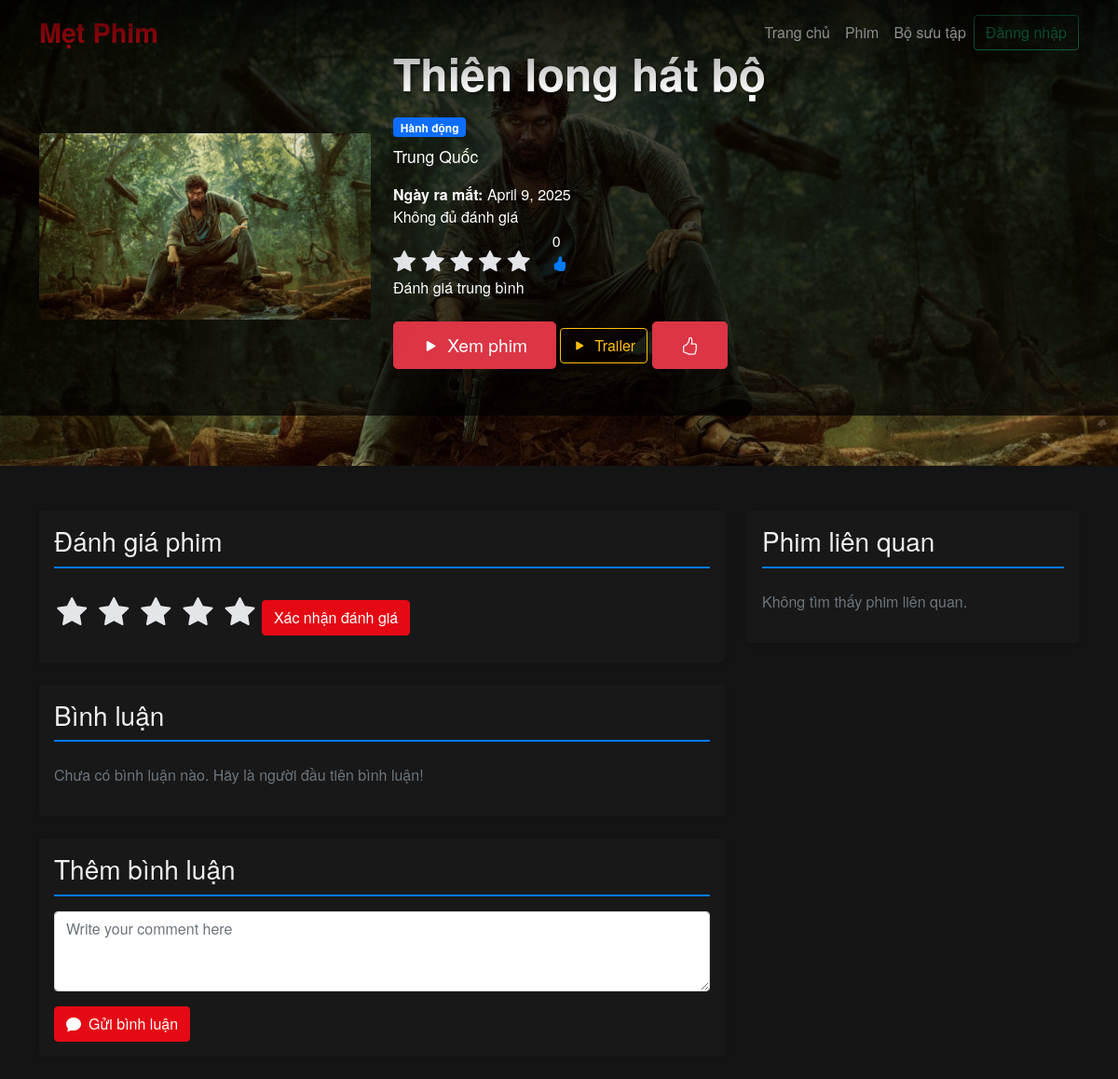
The app's page /movie/2/ with its own data.
### movies/models.py (models this page shows, shortened)
class Movie(models.Model):
    title = models.CharField(max_length=200)
    description = models.TextField()
    release_date = models.DateField()
    genres = models.ManyToManyField(Genre)
    video_link = models.URLField()
    video_file = models.FileField(upload_to='videos/', null=True, blank=True) # them
    thumbnail = models.ImageField(upload_to='movie_thumbnails/')
    views = models.IntegerField(default=0)  # Track the number of views
    created_at = models.DateTimeField(auto_now_add=True)  # Track when the movie was added
    trailer_file = models.FileField(upload_to='trailers/', null=True, blank=True)
    trailer_link = models.URLField(null=True, blank=True)
    def get_like_count(self):
        return self.like_set.count()
    def get_average_rating(self):
        ratings = self.rating_set.all()
        if ratings.exists():
            return sum(rating.value for rating in ratings) / ratings.count()
        return 0
    def get_comments(self):
        return self.comment_set.all()

class Genre(models.Model):
    name = models.CharField(max_length=50, unique=True)

### movies/views.py (the view, shortened to what this page needs)
# urls.py: path('movie/<int:pk>/', MovieDetailView.as_view(), name='movie_detail'),
class MovieDetailView(DetailView):
    model = Movie
    template_name = 'movie_detail.html'
    context_object_name = 'movie'
    def get_context_data(self, **kwargs):
        context = super().get_context_data(**kwargs)
        movie = self.object
        movie.like_count = movie.get_like_count()
        movie.average_rating = movie.get_average_rating()
        movie.comments = movie.get_comments()
        related_movies = self.get_related_movies(movie)
        context['related_movies'] = related_movies
        user = self.request.user
        return context
    def get_related_movies(self, movie):
        genres = movie.genres.all()
        related_movies = Movie.objects.filter(genres__in=genres).exclude(id=movie.id).distinct()[:5]
        for related_movie in related_movies:
            related_movie.like_count = related_movie.get_like_count()
            related_movie.average_rating = related_movie.get_average_rating()
        return related_movies

### templates/movie_detail.html (shortened to what this page needs)
{% extends 'base.html' %}
{% block content %}
<div class="movie-hero" style="background-image: url('{{ movie.thumbnail.url }}');">
    <div class="movie-hero-overlay">
        <div class="container">
            <div class="row align-items-center">
                <div class="col-md-4">
                    {% if movie.thumbnail %}
                    <img src="{{ movie.thumbnail.url }}" alt="{{ movie.title }}" class="img-fluid rounded shadow-lg movie-poster">
                    {% else %}
                    <div class="bg-secondary text-white p-5 rounded text-center">Không có hình ảnh hợp lệ!</div>
                    {% endif %}
                </div>
                <div class="col-md-8">
                    <h1 class="movie-title mb-3">{{ movie.title }} </h1>
                        {% for genre in movie.genres.all %}
                        <span class="badge bg-primary mb-2">{{ genre.name }}</span>
                        {% endfor %}
                    <p class="lead movie-description">{{ movie.description }}</p>
                    <strong>Ngày ra mắt:</strong> {{ movie.release_date }}
                    <div class="d-flex align-items-center mb-4">
                        <div class="movie-stat me-4">
                            {% if movie.average_rating %}
                            <div class="stat-value">{{ movie.average_rating|floatformat:1 }}</div>
                            {% else %}
                            <p>Không đủ đánh giá</p>
                            {% endif %}
                            <div class="stat-label">
                                <div class="star-rating">
                                    {% for i in "12345" %}
                                    <i class="bi bi-star-fill{% if forloop.counter <= movie.average_rating %} active{% endif %}"></i>
                                    {% endfor %}
                                </div>
                                <span>Đánh giá trung bình</span>
                            </div>
                        </div>
                        <div class="movie-stat">
                            <div class="stat-value">{{ movie.like_count }}</div>
                            <div class="stat-label">
                                <i class="bi bi-hand-thumbs-up-fill"></i>
                            </div>
                        </div>
                    </div>
                        <a href="{% url 'watch_movie' movie.id %}" class="btn btn-danger btn-lg watch-btn">
                        <i class="bi bi-play-fill me-2"></i>Xem phim
                    </a>
                        <a href="{% url 'watch_trailer' movie.id %}" class="btn btn-outline-warning">
                        <i class="bi bi-play-fill me-2"></i>Trailer
                        </a>
                    {% if user_liked %}
                    <a href="{% url 'like_movie' movie.id %}" class="btn btn-danger btn-lg watch-btn">
                        <i class="bi bi-hand-thumbs-down"></i>
                    </a>
                    {% else %}
                    <a href="{% url 'like_movie' movie.id %}" class="btn btn-danger btn-lg watch-btn">
                        <i class="bi bi-hand-thumbs-up"></i>
                    </a>
                    {% endif %}
                </div>
            </div>
        </div>
    </div>
</div>
<div class="container mt-5">
    <div class="row">
        <div class="col-md-8">
            <div class="card shadow-sm mb-4">
                <div class="card-body">
                    <h3 class="card-title">Đánh giá phim</h3>
                    <form method="post" action="{% url 'rate_movie' movie.id %}" class="rating-form">
                        <div class="star-rating mb-3">
                            {% for i in "54321" %}
                            <label for="star{{ i }}"><i class="bi bi-star-fill"></i></label>
                            {% endfor %}
                        </div>
                        <button type="submit" class="btn btn-primary">Xác nhận đánh giá</button>
                    </form>
                </div>
            </div>
            <div class="card shadow-sm mb-4">
                <div class="card-body">
                    <h3 class="card-title mb-4">Bình luận</h3>
                    {% if movie.comments.all %}
                        {% for comment in movie.comments.all %}
                            <div class="comment-block bg-dark p-3 rounded mb-3">
                                <div class="d-flex">
                                    <div class="flex-shrink-0 me-3">
                                        {% if comment.user.profile.profile_photo %}
                                            <img width="60px" height="60px" src="{{ comment.user.profile.profile_photo.url }}" alt="{{ comment.user.username }}" class="rounded-circle user-avatar">
                                        {% else %}
                                            <div class="default-avatar rounded-circle bg-primary text-white">
                                                {{ comment.user.username|make_list|first|upper }}
                                            </div>
                                        {% endif %}
                                    </div>
                                    <div class="flex-grow-1">
                                        <div class="d-flex justify-content-between align-items-center mb-2">
                                            <h6 class="mb-0">{{ comment.user.username }}</h6>
                                            <small class="text-muted">{{ comment.created_at|date:"F d, Y" }}</small>
                                        </div>
                                        <p class="mb-0">{{ comment.content }}</p>
                                    </div>
                                </div>
                            </div>
                        {% endfor %}
                    {% else %}
                        <p class="text-muted">Chưa có bình luận nào. Hãy là người đầu tiên bình luận!</p>
                    {% endif %}
                </div>
            </div>
            <div class="card shadow-sm mb-4">
                <div class="card-body">
                    <h3 class="card-title mb-3">Thêm bình luận</h3>
                    <form method="post" action="{% url 'comment_movie' movie.id %}">
                        <div class="mb-3">
                            <textarea name="content" class="form-control" rows="3" placeholder="Write your comment here"></textarea>
                        </div>
                        <button type="submit" class="btn btn-primary">
                            <i class="bi bi-chat-fill me-2"></i>Gửi bình luận
                        </button>
                    </form>
                </div>
            </div>
        </div>
        <div class="col-md-4">
            <div class="card shadow-sm">
                <div class="card-body">
                    <h3 class="card-title mb-4">Phim liên quan</h3>
                    {% if related_movies %}
                        <div class="related-movies-list">
                            {% for related_movie in related_movies %}
                                <div class="related-movie-item mb-3">
                                    <a href="{% url 'movie_detail' related_movie.id %}" class="d-flex align-items-center text-decoration-none">
                                        <img src="{{ related_movie.thumbnail.url }}" alt="{{ related_movie.title }}" class="related-movie-thumbnail me-3">
                                        <div class="related-movie-info">
                                            <h5 class="mb-1">{{ related_movie.title }}</h5>
                                            <div class="text-muted small">
                                                <span class="me-2">
                                                    <i class="bi bi-star-fill text-warning"></i>
                                                    {{ related_movie.average_rating|floatformat:1 }}
                                                </span>
                                                <span>
                                                    <i class="bi bi-hand-thumbs-up-fill text-primary"></i>
                                                    {{ related_movie.like_count }}
                                                </span>
                                            </div>
                                        </div>
                                    </a>
                                </div>
                            {% endfor %}
                        </div>
                    {% else %}
                        <p class="text-muted">Không tìm thấy phim liên quan.</p>
                    {% endif %}
                </div>
            </div>
        </div>
    </div>
</div>
{% endblock %}

### templates/base.html (style rules this page uses)
:root { --netflix-red: #e50914; --netflix-black: #141414; --netflix-dark-gray: #181818; }
body { background-color: var(--netflix-black); color: #ffffff; font-family: 'Helvetica Neue', Helvetica, Arial, sans-serif; }
.bi-hand-thumbs-up-fill { color: #007bff; }
.card { background-color: var(--netflix-dark-gray); transition: transform 0.3s ease, box-shadow 0.3s ease; border: none; overflow: hidden; }
.btn-primary { background-color: var(--netflix-red); border-color: var(--netflix-red); }
.watch-btn { font-size: 0.9rem; }

### templates/movie_detail.html (style rules this page uses)
.movie-hero { background-size: cover; background-position: center; position: relative; min-height: 500px; color: white; }
.movie-hero-overlay { background: rgba(0, 0, 0, 0.7); padding: 50px 0; }
.movie-poster { transform: translateY(20px); transition: transform 0.3s ease-in-out; }
.movie-title { font-size: 3rem; font-weight: bold; text-shadow: 2px 2px 4px rgba(0,0,0,0.5); }
.movie-description { font-size: 1.1rem; max-width: 600px; }
.star-rating { font-size: 1.5rem; color: #ffc107; }
.star-rating .bi-star-fill:not(.active) { color: #e4e5e9; }
.watch-btn { font-size: 1.2rem; padding: 10px 30px; }
.rating-form .star-rating { direction: rtl; display: inline-block; }
.rating-form .star-rating label { color: #e4e5e9; font-size: 2rem; padding: 0 0.1em; cursor: pointer; }
.card-title { color: #efefef; border-bottom: 2px solid #007bff; padding-bottom: 10px; margin-bottom: 20px; }

### records on screen
Movie: thumbnail (picture), title "Thiên long hát bộ", description "Trung Quốc", release_date "April 9, 2025", like_count "0"
Genre: name "Hành động"
